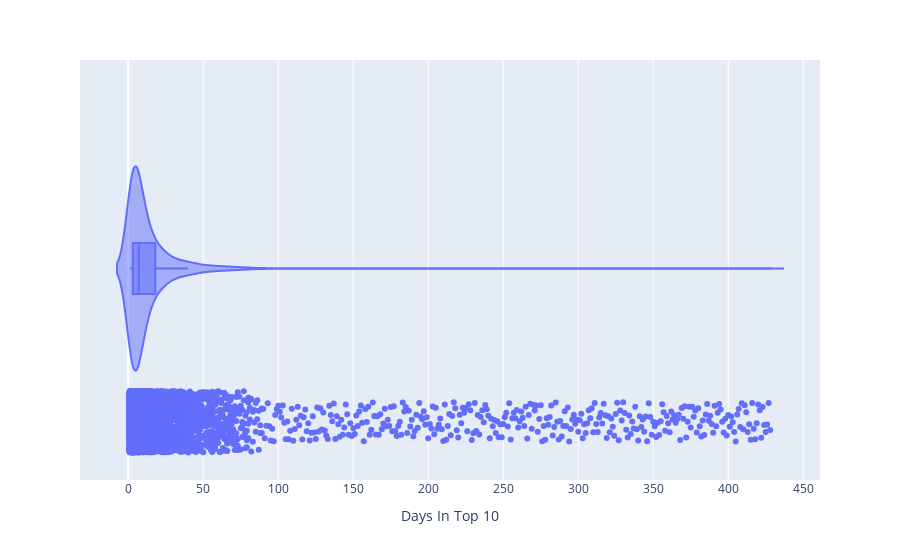

The code cell stored with this chart in its notebook:
### Code cell
#////////////////////////////////////////////////////////////#
# violin plot of data
#////////////////////////////////////////////////////////////#

px.violin(
    data_import,
    x="Days In Top 10",
    box=True,
    points='all'
)

### Figure 1 — Plotly figure (JSON) as saved in the notebook; plotly's stock layout.template omitted (floating-point values rounded to 4 significant figures; data arrays with more than 128 entries replaced by an {"elided": "..."} marker saying what was removed)
{"data": [{"alignmentgroup": "True", "box": {"visible": true}, "hovertemplate": "Days In Top 10=%{x}<extra></extra>", "legendgroup": "", "marker": {"color": "#636efa"}, "name": "", "offsetgroup": "", "orientation": "h", "points": "all", "scalegroup": "True", "showlegend": false, "type": "violin", "x": {"elided": "7100 int values"}, "x0": " ", "xaxis": "x", "y0": " ", "yaxis": "y"}], "layout": {"legend": {"tracegroupgap": 0}, "margin": {"t": 60}, "violinmode": "group", "xaxis": {"anchor": "y", "domain": [0, 1], "title": {"text": "Days In Top 10"}}, "yaxis": {"anchor": "x", "domain": [0, 1]}}}
